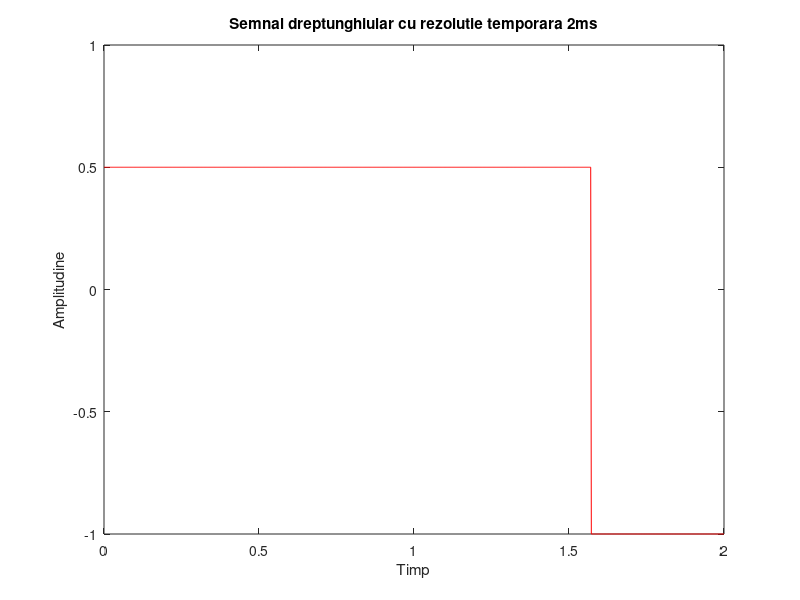
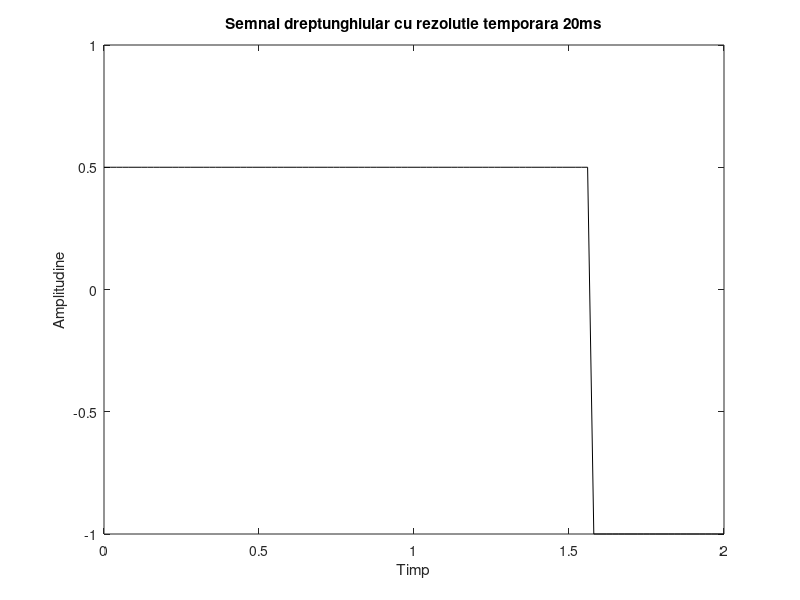
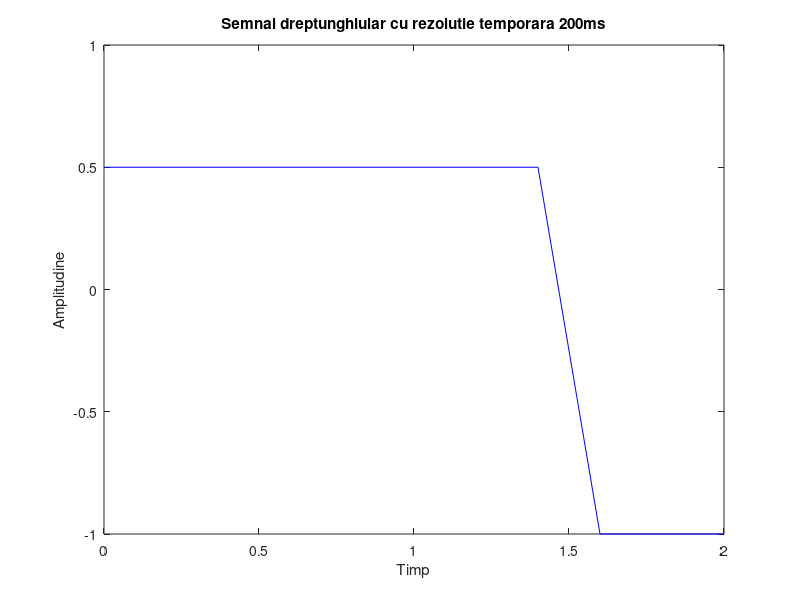

The MATLAB source for these figures, in order:
t1= 0 : 0.002 : 2; %perioada 0 la 2 cu pas de 2ms
Duty=25; %factor de umplere
max=0.5; %nivel maxim al semnalului
min=-1; %nivel minim
s=square(t1,Duty); %creeam semnalul dreptunghiular in functie de timp si factorul de umplere
for idx=1:length(s) %parcurgem semnalul si facem maximul egal cu 0.5
    if s(1,idx)==1
      s(1,idx)=0.5;
    end
end
figure %o noua fuigura pentru grafic
plot(t1,s,'-red'),title('Semnal dreptunghiular cu rezolutie temporara 2ms'),xlabel('Timp'),ylabel('Amplitudine')%reprezentarea grafica a semnalului

t2= 0 : 0.02 : 2; %pas de 20ms
Duty=25;
max=0.5;
min=-1;
s=square(t2,Duty);
for idx=1:length(s)
    if s(1,idx)==1
      s(1,idx)=0.5;
    end
end
figure
plot(t2,s,'-black'),title('Semnal dreptunghiular cu rezolutie temporara 20ms'),xlabel('Timp'),ylabel('Amplitudine')%pe axa x este timpul, iar pe y este amplitudinea

t3= 0 : 0.2 : 2; %pas de 200ms
Duty=25;
max=0.5;
min=-1;
s=square(t3,Duty);
for idx=1:length(s)
    if s(1,idx)==1
      s(1,idx)=0.5;
    end
end
figure
plot(t3,s,'-blue'),title('Semnal dreptunghiular cu rezolutie temporara 200ms'),xlabel('Timp'),ylabel('Amplitudine')